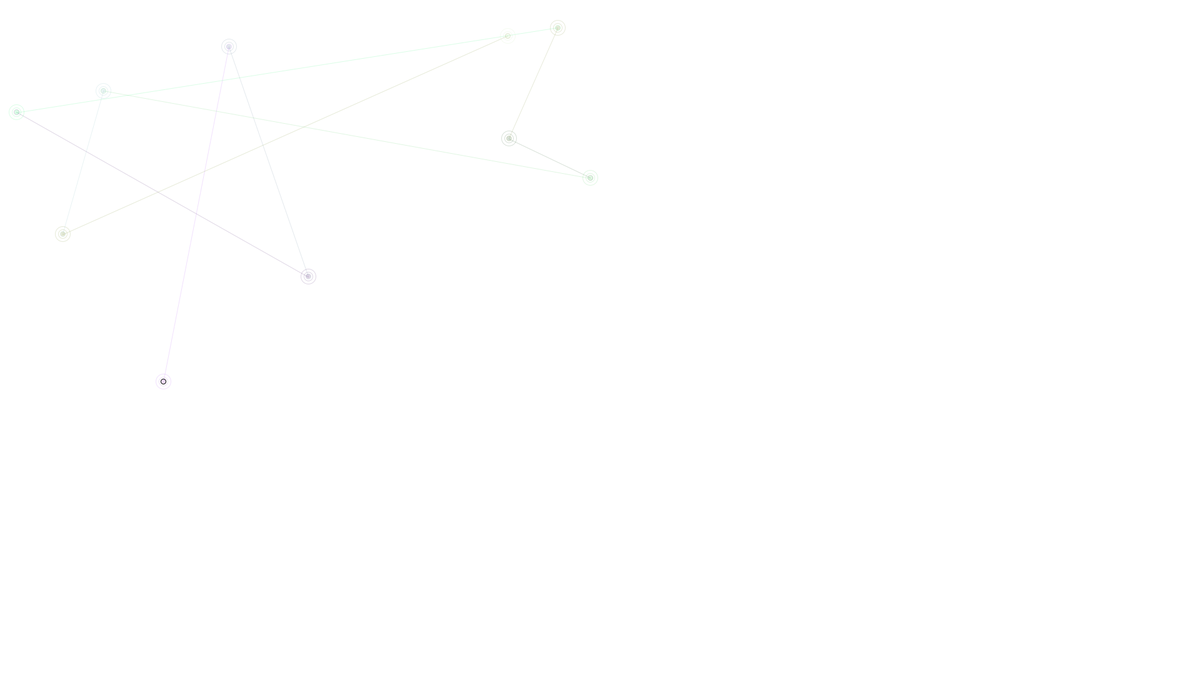
Frame 1 (no input)
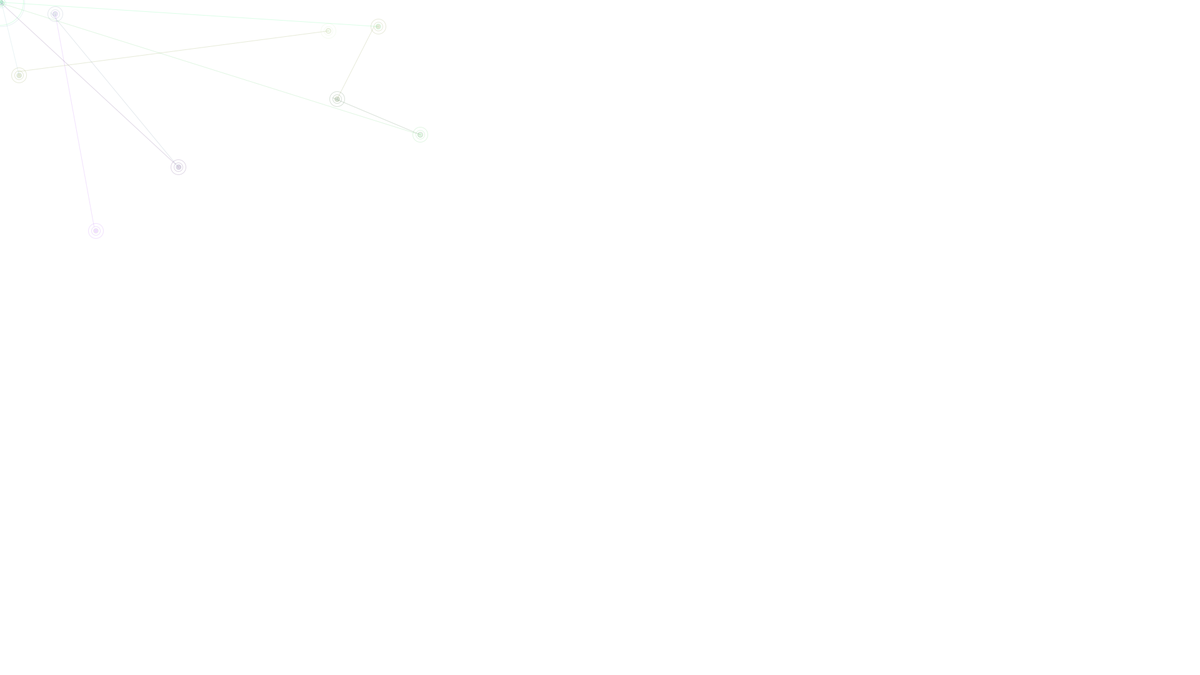
Frame 60 (the mouse pressed at the canvas centre just before this capture)
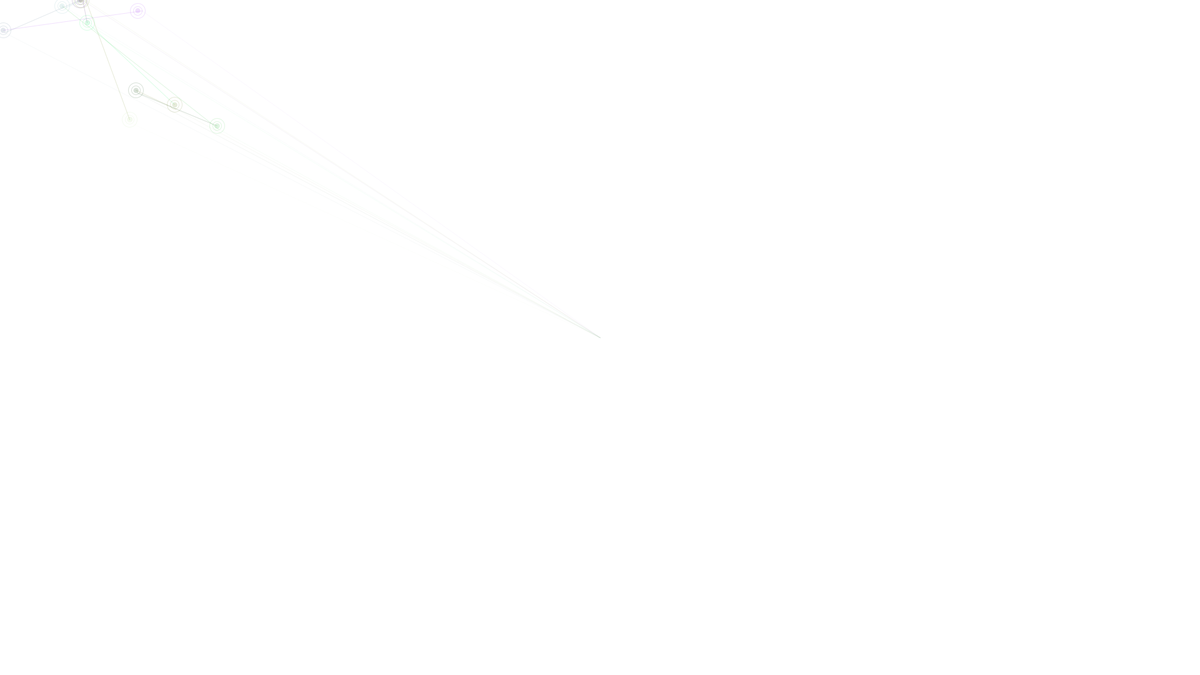
Frame 120 (the mouse held since frame 60 and released just before this capture)

The Processing sketch that drew these frames (run headless with seeded random() and noise(); from frame 60 on, the mouse is pressed at the canvas centre):

// Processing sketch: sketch_23_02_17
// ── sketch_23_02_17.pde
int amt = 10;
Particles[] parts = new Particles[amt]; //An array of particle objects size amt=10
void setup(){
  frameRate(80);
  size(1920,1080); 
  /*Iterate across the particle object array forevery index an abject of particle is created*/
  for(int i = 0; i < amt; i++){
    parts[i] = new Particles();    
  }
  
}
void draw(){
  //background(0,0,0);
  background(255,255,255);
  //Iterrate acros the array again
  for(int i = 0; i < amt; i++){    
    //each ibject indexed in the array will call the required methods
    parts[i].display();
    parts[i].move();
    parts[i].direction(mouseX, mouseY);
    parts[i].contain(); 
    /*begin line conection*/
    beginShape();
    if(i != parts.length-1){  
      //a vertex is created between the particle at i and the net particle in the array
      vertex(parts[i].cordX(),parts[i].cordY());
      vertex(parts[i+1].cordX(),parts[i+1].cordY());
    }
    endShape();   
    //if a mouse button even occurs, strings are created from the particle position to the mouse
    if(mousePressed){parts[i].strings(mouseX, mouseY);}
  }
 
}
// ── Flow.pde
class Flow{
  PVector[][] grid;
  int row, col, res;
  
  Flow(){ 
    res = 100;
    col = width/res;
    row = height/res;
    grid = new PVector[col][row];
    //create();
  }
  void create(){
    for(int i = 0; i < col; i++){
      for(int j = 0; j< row; j++){
        grid[i][j] = new PVector(i,j);
      
      }
    }
  }
  void display(){
     for(int i = 0; i < col; i++){
      for(int j = 0; j< row; j++){
        
      }
    }
  }

}
// ── Particles.pde
class Particles{ 
  float x,y;
  PVector loc;
  PVector vel;
  PVector acc;
  PVector target;
  float szx, szy;
  float maxforce, maxspeed;
  float r,g,b, a, alpha;
  Particles(){  
    /*********color*********/    
    r = random(0,255);
    g = random(0,255);
    b = random(0,255);
    alpha = 40;
    a = 70;
    /**********************/
    szx = 24;
    szy = 24;
    x = random(10, 1070);
    y = random(10, 710);
    acc = new PVector(0,0);
    vel = new PVector(0,1);
    loc = new PVector(x,y);
    
    maxspeed = 7;
    maxforce = 0.02;
   
  }
  //describes the particle look
  void display(){    
    ellipseMode(CENTER);
    fill(r,g,b,alpha);   
    ellipse(loc.x,loc.y,8,8);
    stroke(r,g,b,alpha);
    strokeWeight(1);
    noFill();
    ellipse(loc.x,loc.y,14,14);
    ellipse(loc.x,loc.y,szx,szy);
  }
  //move() velocity plus acc...
  //velocity is ltd to mmaxspeed
  //location add velocity, changes location
  void move(){
    vel.add(acc);
    vel.limit(maxspeed);
    loc.add(vel);
  }
  //passing two params allows us to pick the target for the particles
  void direction(float x1, float y1){
    target = new PVector(x1, y1); //new vector made
    PVector direc = PVector.sub(target, loc); //vector made describing distance from target to location
    direc.setMag(maxspeed); //magnitude is set according to max speed
    PVector steering = PVector.sub(direc, vel); //vector describing the sterring force graig reynolds steering = direction-velocity
    steering.limit(maxforce); //steering is limited to maxforce, turning force in a sense
    acc.add(steering); //acc plus the new direction
    morph(); //change the shape. see morph() function
  }
  void strings(float x1, float y1){
    PVector l = PVector.sub(target,loc);
    float len = l.mag();
    stroke(r,g,b,a);
    line(loc.x,loc.y,x1,y1);
    //when the kength of the string is greater than 200 and the alpha channel is still visible above 10, fade() method called
    if(len > 200 && a > 10){
      fade();       
    }
    //similar setup to previous statement
    if(len < 200 && a <= 80){
      strengthen();      
    }
       
  }
  /********************************************************************
  fade() and srengthen(), fade the particles in and out depending on howv far 
  they are from the mouse, this gives the effect of smoothly generated lines
  ********************************************************************/
  void fade(){    
    a-=5;
  }
  void strengthen(){
    a+=3;
  }
  //morph() modifies the shape of the particle depending on how close it is to it's target
  void morph(){
    PVector d = PVector.sub(target, loc);
    float m = d.mag();
    if(m < 50 && szx< 70){
      grow();
    }
    if(m > 50 && szx > 24){
      shrink();
    }
  }
  
  //grow(), and shrink() are self explanatory.... the grow or shrink the particle
  void grow(){
    szx+=10;
    szy+=10;
  }
  void shrink(){
    szx--;
    szy--;
  }
  PVector position(){    
    return loc;
  }
  float cordX(){
    return loc.x;
  }
  float cordY(){
    return loc.y;
  }
  
  //contain the particles to the screen
  void contain(){
    if(loc.x < 0){
      //loc.x = width; //resets the position at edge to opposite side
      loc.x*=-1; //bounces parts of the edge
    }
    if(loc.x > width){
      //loc.x = 0;
      loc.x*=-1;
    }
    if(loc.y < 0){ 
      //loc.y = height;
      loc.y*=-1;
    }
    if(loc.y > height){
      //loc.y = 0;
      loc.y*=-1;
    }
  }
}
